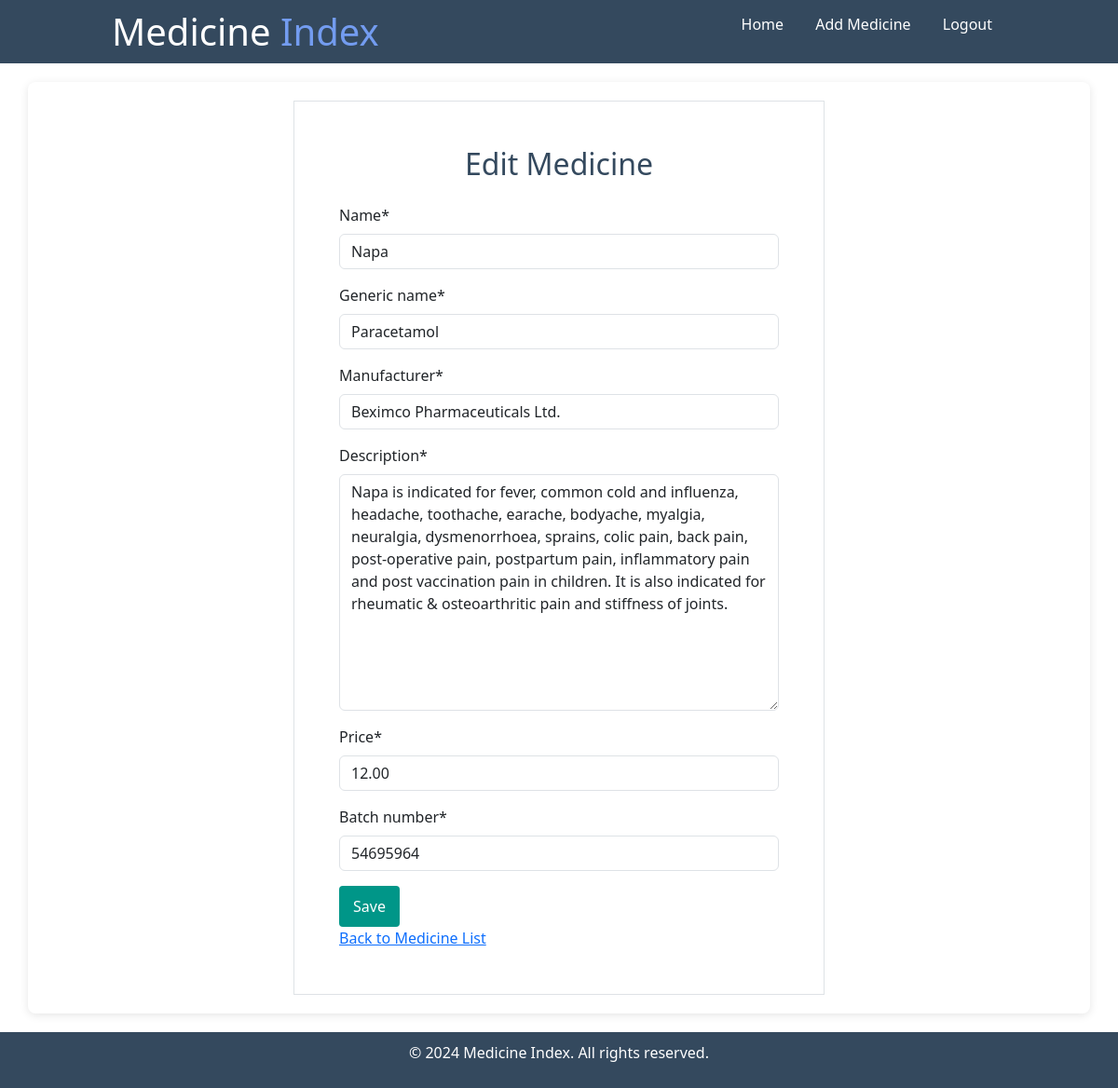
The page /update/7/ (signed in) on the database its author committed.
### medicines/models.py (models this page shows, shortened)
class Medicine(models.Model):
    name = models.CharField(max_length=100)
    generic_name = models.CharField(max_length=100)
    manufacturer = models.CharField(max_length=100)
    description = models.TextField()
    price = models.DecimalField(max_digits=10, decimal_places=2)
    batch_number = models.CharField(max_length=50)

### medicines/views.py (the view)
# urls.py: path('update/<int:pk>/', medicine_update, name='medicine_update'),
@login_required(login_url='user_login')
def medicine_update(request, pk):
    medicine = get_object_or_404(Medicine, pk=pk)
    if request.method == 'POST':
        form = MedicineForm(request.POST or None, instance=medicine)
        if form.is_valid():
            form.save()
            return redirect('medicine_list')
    else:
        form = MedicineForm(instance=medicine)
    return render(request, 'medicines/medicine_form.html', {'form': form, 'medicine': medicine})

### medicines/forms.py (shortened to what this page needs)
class MedicineForm(forms.ModelForm):
    class Meta:
        model = Medicine
        fields = '__all__'

### medicines/templates/medicines/medicine_form.html (shortened to what this page needs)
{% extends 'medicines/base.html' %}
{% load crispy_forms_tags %}
{% block content %}
    <div class="container">
        <div class="row">
            <div class="col-6 mx-auto border p-5">
                <h2 class="text-center main-color mb-4">{% if medicine %}Edit{% else %}Add{% endif %} Medicine</h2>
                <form method="post">
                    {{ form|crispy }}
                    <button type="submit">Save</button>
                </form>
                <a href="{% url 'medicine_list' %}">Back to Medicine List</a>
            </div>
        </div>
    </div>
{% endblock %}

### medicines/static/style.css (style rules this page uses)
body { font-family: Arial, sans-serif; margin: 0; padding: 0; background-color: #f4f4f4; }
.container { width: 80%; margin: 20px auto; padding: 20px; background-color: white; border-radius: 8px; box-shadow: 0 2px 10px rgba(0, 0, 0, 0.1); }
form button { padding: 10px 15px; background-color: #009688; color: white; border: none; border-radius: 4px; cursor: pointer; }
.main-color { color: #34495e; }

### rows shown on the page
Medicine: name "Napa", generic_name "Paracetamol", manufacturer "Beximco Pharmaceuticals Ltd.", description "Napa is indicated for fever, common cold and influenza, headache, toothache, earache, bodyache, myalgia, neuralgia, dysmenorrhoea, sprains, colic pain, back pain, post-operative pain, postpartum pain, inflammatory pain and post vaccination pain in children. It is also indicated for rheumatic & osteoarthritic pain and stiffness of joints.", price "12.00", batch_number "54695964"
